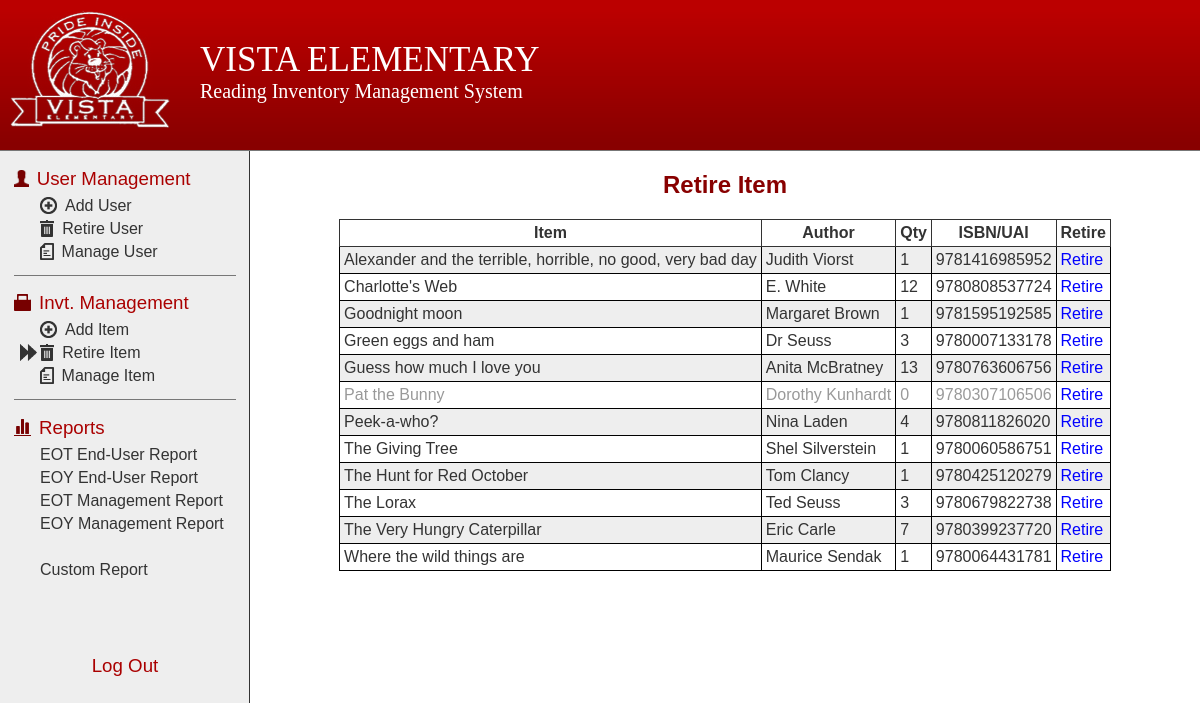
The page /pages/index.php?view=retireitem (signed in) on the database its author committed.
### tables this page shows
CREATE TABLE `item` (
  `ItemID` int(11) NOT NULL AUTO_INCREMENT,
  `IBookTitle` varchar(100) NOT NULL,
  `IISBN` varchar(18) NOT NULL,
  `IQty` int(11) NOT NULL,
  `IActive` bit(1) NOT NULL,
  `Publisher_PublisherID` int(11) NOT NULL,
  PRIMARY KEY (`ItemID`),
  KEY `fk_Item_Publisher1_idx` (`Publisher_PublisherID`),
  CONSTRAINT `fk_Item_Publisher1` FOREIGN KEY (`Publisher_PublisherID`) REFERENCES `publisher` (`PublisherID`) ON DELETE NO ACTION ON UPDATE NO ACTION
);

CREATE TABLE `author` (
  `AuthorID` int(11) NOT NULL AUTO_INCREMENT,
  `ALName` varchar(45) DEFAULT NULL,
  `AFName` varchar(45) DEFAULT NULL,
  PRIMARY KEY (`AuthorID`)
);

### pages/index.php (called while the page is built, shortened)
<?php
require_once '../includes/header.php';
require_once '../includes/navbar.php';
require_once $page;
require_once '../includes/footer.php';

### db/db.php (called while the page is built)
<?php
class VistaDB
{
	private $conn = null;
	private $dsn = 'mysql:host=localhost;dbname=mydb';
	private $user = 'root';
	private $password = 'PrknBys8Hl';
	function __construct()
	{
		$this->conn = new PDO($this->dsn, $this->user, $this->password);
		$this->conn->setAttribute(PDO::ATTR_ERRMODE, PDO::ERRMODE_EXCEPTION);
	}
	public function getConnection()
	{
		return $this->conn;
	}
}
?>

### db/ItemDB.php (called while the page is built, shortened)
<?php
require_once 'db.php';
class ItemDB
{
	private $conn = null;
	function __construct()
	{
		$VistaDB = new VistaDB();
		$this->conn = $VistaDB->getConnection();
	}
	public function getActive()
	{
		try
		{
			$stmt = $this->conn->prepare('select ItemID, IBookTitle, IISBN, IQty, ALName, AFName from item join authoritem on item.ItemID = authoritem.Item_ItemID join author on author.AuthorID = authoritem.Author_AuthorID where item.IActive=\'1\' order by IBookTitle asc');
			$stmt->execute();
			if($stmt->rowCount() > 0)
				return $stmt->fetchAll();
			return FALSE;
		}
		catch(Exception $e)
		{
			return FALSE;
		}
	}
}
?>

### pages/retireitem.php (the view)
<?php
require_once '../db/ItemDB.php';
$ItemDB = new ItemDB();
$items = $ItemDB->getActive();
$table = '<h2>Retire Item</h2><table cellpadding=\'4\' cellspacing=\'0\'><tr><th>Item</th><th>Author</th><th>Qty</th><th>ISBN/UAI</th><th>Retire</th></tr>';
$counter = 0;
foreach($items as $item)
{
	$table .= "<tr style='" . ($counter % 2 == 0 ? "background: #eee;" : "") . ($item['IQty'] > 0 ? "'" : "color: #999999;'") . "><td>" . $item['IBookTitle'] . "</td><td>" . $item['AFName'] . " " . $item['ALName'] . "</td><td>" . $item['IQty'] . "</td><td>" . $item['IISBN'] . "</td><td><a href='#' onclick='retireItem(". $item['ItemID'] .")'>Retire</a></td></tr>";
	$counter++;
}
$table .= '</table><form id=\'retireForm\' action=\'?view=retireitem\' method=\'POST\'><input type=\'hidden\' name=\'retireItem\' id=\'retireItem\'></form>';
echo $table;
?>

### css/style.css (style rules this page uses)
body { font-family: Arial, Hevletica, sans-serif; background: #FFFFFF url('/images/navbg.png') repeat-y 0% 0%; width: 100%; min-width: 1100px; height: 100%; position: relative; overflow: auto; margin: 0; padding: 0; color: #333; }
h1, h2, h3, h4, h5, h6 { color: #880000; }
a { text-decoration: none; color: blue; }
td { border: 1px solid black; }
table { border: 0; border-collapse: collapse; }
#history td, th { border: 1px solid #333; }

### rows shown on the page
item: IBookTitle "Alexander and the terrible, horrible, no good, very bad day", author.AFName "Judith", author.ALName "Viorst", IQty "1", IISBN "9781416985952"
item: IBookTitle "Charlotte's Web", author.AFName "E.", author.ALName "White", IQty "12", IISBN "9780808537724"
item: IBookTitle "Goodnight moon", author.AFName "Margaret", author.ALName "Brown", IQty "1", IISBN "9781595192585"
item: IBookTitle "Green eggs and ham", author.AFName "Dr", author.ALName "Seuss", IQty "3", IISBN "9780007133178"
item: IBookTitle "Guess how much I love you", author.AFName "Anita", author.ALName "McBratney", IQty "13", IISBN "9780763606756"
item: IBookTitle "Pat the Bunny", author.AFName "Dorothy", author.ALName "Kunhardt", IQty "0", IISBN "9780307106506"
item: IBookTitle "Peek-a-who?", author.AFName "Nina", author.ALName "Laden", IQty "4", IISBN "9780811826020"
item: IBookTitle "The Giving Tree", author.AFName "Shel", author.ALName "Silverstein", IQty "1", IISBN "9780060586751"
item: IBookTitle "The Hunt for Red October", author.AFName "Tom", author.ALName "Clancy", IQty "1", IISBN "9780425120279"
item: IBookTitle "The Lorax", author.AFName "Ted", author.ALName "Seuss", IQty "3", IISBN "9780679822738"
item: IBookTitle "The Very Hungry Caterpillar", author.AFName "Eric", author.ALName "Carle", IQty "7", IISBN "9780399237720"
item: IBookTitle "Where the wild things are", author.AFName "Maurice", author.ALName "Sendak", IQty "1", IISBN "9780064431781"
